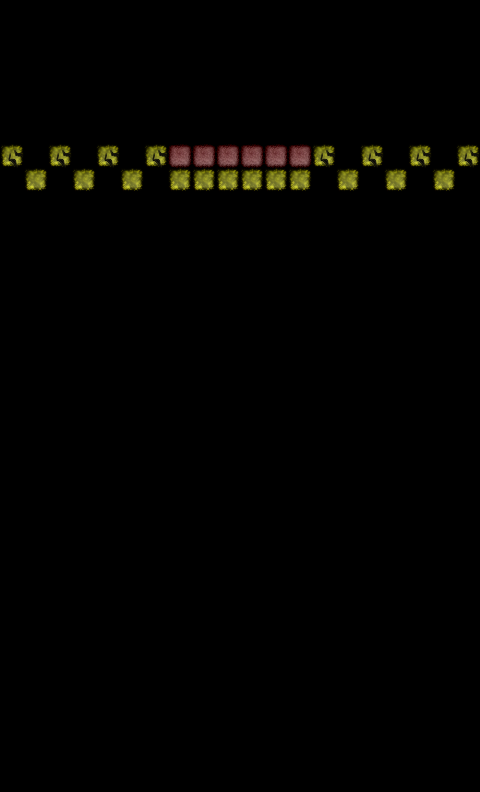

This game map was drawn from its Tiled (.tmx) file and the tilesets committed beside it. A one-line description and the trimmed map source follow:
An orthogonal 20x33 tile map with 24x24 px tiles, 1 tile layer (Graphics) and 26 objects.

<map version="1.0" orientation="orthogonal" renderorder="right-down" width="20" height="33" tilewidth="24" tileheight="24" nextobjectid="122">
 <tileset firstgid="1" name="bricks" tilewidth="24" tileheight="24" tilecount="6" columns="6">
  <image source="../Bricks/bricks.png" width="144" height="24" />
 </tileset>
 <layer name="Graphics" width="20" height="33">
  <data>[660 cells, 26 non-empty, 3 distinct tile ids]</data>
 </layer>
 <objectgroup name="powerups" />
 <objectgroup name="red">
  <object id="116" x="168" y="144" width="24" height="24" />
  <object id="117" x="192" y="144" width="24" height="24" />
  <object id="118" x="216" y="144" width="24" height="24" />
  <object id="119" x="240" y="144" width="24" height="24" />
  <object id="120" x="264" y="144" width="24" height="24" />
  <object id="121" x="288" y="144" width="24" height="24" />
 </objectgroup>
 <objectgroup name="gray" />
 <objectgroup name="yellow3">
  <object id="104" x="24" y="168" width="24" height="24" />
  <object id="105" x="72" y="168" width="24" height="24" />
  <object id="106" x="120" y="168" width="24" height="24" />
  <object id="107" x="168" y="168" width="24" height="24" />
  <object id="108" x="192" y="168" width="24" height="24" />
  <object id="109" x="216" y="168" width="24" height="24" />
  <object id="110" x="240" y="168" width="24" height="24" />
  <object id="111" x="264" y="168" width="24" height="24" />
  <object id="112" x="288" y="168" width="24" height="24" />
  <object id="113" x="336" y="168" width="24" height="24" />
  <object id="114" x="384" y="168" width="24" height="24" />
  <object id="115" x="432" y="168" width="24" height="24" />
 </objectgroup>
 <objectgroup name="yellow2" />
 <objectgroup name="yellow1">
  <object id="96" x="0" y="144" width="24" height="24" />
  <object id="97" x="48" y="144" width="24" height="24" />
  <object id="98" x="96" y="144" width="24" height="24" />
  <object id="99" x="144" y="144" width="24" height="24" />
  <object id="100" x="312" y="144" width="24" height="24" />
  <object id="101" x="360" y="144" width="24" height="24" />
  <object id="102" x="408" y="144" width="24" height="24" />
  <object id="103" x="456" y="144" width="24" height="24" />
 </objectgroup>
</map>